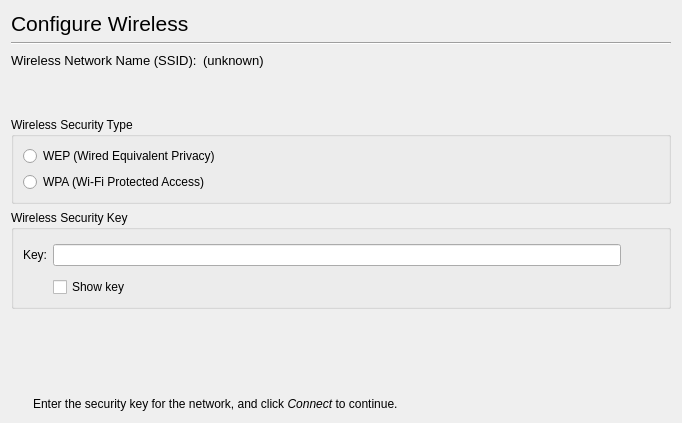
     <widget class="QWidget" name="page_5">
      <layout class="QGridLayout">
       <item row="0" column="0" colspan="2">
        <widget class="QLabel" name="label_15">
         <property name="font">
          <font>
           <pointsize>16</pointsize>
          </font>
         </property>
         <property name="text">
          <string>Configure Wireless</string>
         </property>
        </widget>
       </item>
       <item row="1" column="0" colspan="2">
        <widget class="Line" name="line_4">
         <property name="orientation">
          <enum>Qt::Horizontal</enum>
         </property>
        </widget>
       </item>
       <item row="2" column="0" colspan="2">
        <layout class="QHBoxLayout">
         <item>
          <widget class="QLabel" name="label_3">
           <property name="text">
            <string>&lt;!DOCTYPE HTML PUBLIC &quot;-//W3C//DTD HTML 4.0//EN&quot; &quot;http://www.w3.org/TR/REC-html40/strict.dtd&quot;&gt;
&lt;html&gt;&lt;head&gt;&lt;meta name=&quot;qrichtext&quot; content=&quot;1&quot; /&gt;&lt;style type=&quot;text/css&quot;&gt;
p, li { white-space: pre-wrap; }
&lt;/style&gt;&lt;/head&gt;&lt;body style=&quot; font-family:'Sans'; font-size:10pt; font-weight:400; font-style:normal;&quot;&gt;
&lt;p style=&quot; margin-top:0px; margin-bottom:0px; margin-left:0px; margin-right:0px; -qt-block-indent:0; text-indent:0px;&quot;&gt;&lt;span style=&quot; font-family:'Sans Serif';&quot;&gt;Wireless Network Name (SSID):&lt;/span&gt;&lt;/p&gt;&lt;/body&gt;&lt;/html&gt;</string>
           </property>
          </widget>
         </item>
         <item>
          <widget class="QLabel" name="SSIDLabel">
           <property name="sizePolicy">
            <sizepolicy hsizetype="Preferred" vsizetype="Preferred">
             <horstretch>1</horstretch>
             <verstretch>0</verstretch>
            </sizepolicy>
           </property>
           <property name="text">
            <string>&lt;!DOCTYPE HTML PUBLIC &quot;-//W3C//DTD HTML 4.0//EN&quot; &quot;http://www.w3.org/TR/REC-html40/strict.dtd&quot;&gt;
&lt;html&gt;&lt;head&gt;&lt;meta name=&quot;qrichtext&quot; content=&quot;1&quot; /&gt;&lt;style type=&quot;text/css&quot;&gt;
p, li { white-space: pre-wrap; }
&lt;/style&gt;&lt;/head&gt;&lt;body style=&quot; font-family:'Sans'; font-size:10pt; font-weight:400; font-style:normal;&quot;&gt;
&lt;p style=&quot; margin-top:0px; margin-bottom:0px; margin-left:0px; margin-right:0px; -qt-block-indent:0; text-indent:0px;&quot;&gt;&lt;span style=&quot; font-family:'Sans Serif';&quot;&gt;(unknown)&lt;/span&gt;&lt;/p&gt;&lt;/body&gt;&lt;/html&gt;</string>
           </property>
          </widget>
         </item>
         <item>
          <widget class="QLabel" name="StrengthIcon">
           <property name="sizePolicy">
            <sizepolicy hsizetype="Fixed" vsizetype="Fixed">
             <horstretch>0</horstretch>
             <verstretch>0</verstretch>
            </sizepolicy>
           </property>
           <property name="minimumSize">
            <size>
             <width>34</width>
             <height>20</height>
            </size>
           </property>
           <property name="maximumSize">
            <size>
             <width>34</width>
             <height>20</height>
            </size>
           </property>
           <property name="text">
            <string/>
           </property>
          </widget>
         </item>
        </layout>
       </item>
       <item row="3" column="1">
        <spacer>
         <property name="orientation">
          <enum>Qt::Vertical</enum>
         </property>
         <property name="sizeHint" stdset="0">
          <size>
           <width>20</width>
           <height>40</height>
          </size>
         </property>
        </spacer>
       </item>
       <item row="4" column="0" colspan="2">
        <widget class="QGroupBox" name="groupBox">
         <property name="title">
          <string>Wireless Security Type</string>
         </property>
         <layout class="QGridLayout">
          <item row="0" column="0">
           <widget class="ReadOnlyRadioButton" name="WEPRadioButton">
            <property name="text">
             <string>WEP (Wired Equivalent Privacy)</string>
            </property>
           </widget>
          </item>
          <item row="1" column="0">
           <widget class="ReadOnlyRadioButton" name="WPARadioButton">
            <property name="text">
             <string>WPA (Wi-Fi Protected Access)</string>
            </property>
           </widget>
          </item>
         </layout>
        </widget>
       </item>
       <item row="5" column="0" colspan="2">
        <widget class="QGroupBox" name="groupBox_2">
         <property name="title">
          <string>Wireless Security Key</string>
         </property>
         <layout class="QGridLayout">
          <item row="0" column="0">
           <widget class="QLabel" name="label_6">
            <property name="text">
             <string>Key:</string>
            </property>
           </widget>
          </item>
          <item row="0" column="1">
           <widget class="QLineEdit" name="KeyLineEdit">
            <property name="sizePolicy">
             <sizepolicy hsizetype="Expanding" vsizetype="Fixed">
              <horstretch>0</horstretch>
              <verstretch>0</verstretch>
             </sizepolicy>
            </property>
           </widget>
          </item>
          <item row="0" column="2">
           <widget class="QLabel" name="KeysIcon">
            <property name="sizePolicy">
             <sizepolicy hsizetype="Fixed" vsizetype="Fixed">
              <horstretch>0</horstretch>
              <verstretch>0</verstretch>
             </sizepolicy>
            </property>
            <property name="minimumSize">
             <size>
              <width>32</width>
              <height>32</height>
             </size>
            </property>
            <property name="maximumSize">
             <size>
              <width>32</width>
              <height>32</height>
             </size>
            </property>
            <property name="frameShape">
             <enum>QFrame::NoFrame</enum>
            </property>
            <property name="text">
             <string/>
            </property>
           </widget>
          </item>
          <item row="1" column="1" colspan="2">
           <widget class="QCheckBox" name="ShowKeyCheckBox">
            <property name="text">
             <string>Show key</string>
            </property>
           </widget>
          </item>
         </layout>
        </widget>
       </item>
       <item row="6" column="1">
        <spacer>
         <property name="orientation">
          <enum>Qt::Vertical</enum>
         </property>
         <property name="sizeHint" stdset="0">
          <size>
           <width>638</width>
           <height>81</height>
          </size>
         </property>
        </spacer>
       </item>
       <item row="7" column="0">
        <widget class="QLabel" name="ConfigureIcon">
         <property name="sizePolicy">
          <sizepolicy hsizetype="Fixed" vsizetype="Fixed">
           <horstretch>0</horstretch>
           <verstretch>0</verstretch>
          </sizepolicy>
         </property>
         <property name="minimumSize">
          <size>
           <width>16</width>
           <height>16</height>
          </size>
         </property>
         <property name="maximumSize">
          <size>
           <width>16</width>
           <height>16</height>
          </size>
         </property>
         <property name="text">
          <string/>
         </property>
        </widget>
       </item>
       <item row="7" column="1">
        <widget class="QLabel" name="label_7">
         <property name="text">
          <string>&lt;!DOCTYPE HTML PUBLIC &quot;-//W3C//DTD HTML 4.0//EN&quot; &quot;http://www.w3.org/TR/REC-html40/strict.dtd&quot;&gt;
&lt;html&gt;&lt;head&gt;&lt;meta name=&quot;qrichtext&quot; content=&quot;1&quot; /&gt;&lt;style type=&quot;text/css&quot;&gt;
p, li { white-space: pre-wrap; }
&lt;/style&gt;&lt;/head&gt;&lt;body style=&quot; font-family:'Sans'; font-size:10pt; font-weight:400; font-style:normal;&quot;&gt;
&lt;p style=&quot; margin-top:0px; margin-bottom:0px; margin-left:0px; margin-right:0px; -qt-block-indent:0; text-indent:0px;&quot;&gt;&lt;span style=&quot; font-family:'Sans Serif'; font-size:9pt;&quot;&gt;Enter the security key for the network, and click &lt;/span&gt;&lt;span style=&quot; font-family:'Sans Serif'; font-size:9pt; font-style:italic;&quot;&gt;Connect&lt;/span&gt;&lt;span style=&quot; font-family:'Sans Serif'; font-size:9pt;&quot;&gt; to continue.&lt;/span&gt;&lt;/p&gt;&lt;/body&gt;&lt;/html&gt;</string>
         </property>
        </widget>
       </item>
      </layout>
     </widget>
